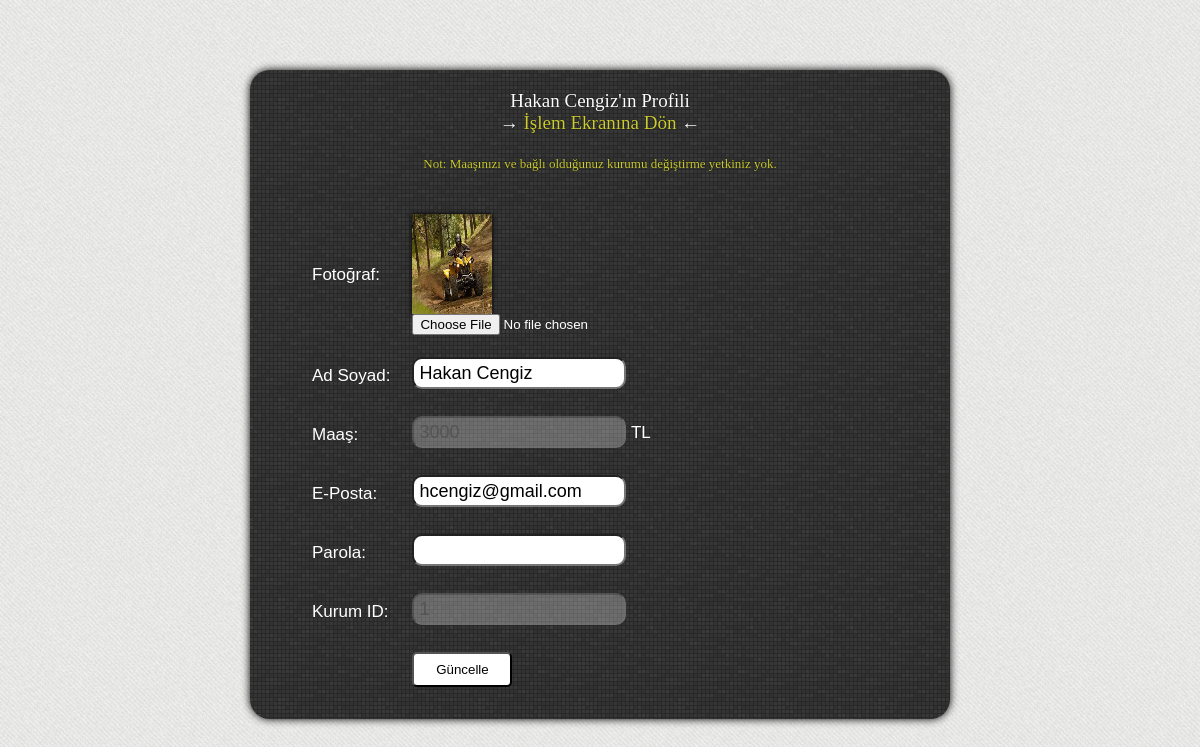
The app's page /mudur/profil.php (signed in) with its own data.
### tables this page shows
CREATE TABLE IF NOT EXISTS `tbl_mudur` (
  `id` int(11) NOT NULL AUTO_INCREMENT,
  `ad_soyad` varchar(250) NOT NULL,
  `maas` int(11) NOT NULL,
  `fotograf` varchar(250) NOT NULL,
  `eposta` varchar(250) NOT NULL,
  `sifre` varchar(250) NOT NULL,
  `kurum` int(11) NOT NULL,
  PRIMARY KEY (`id`),
  KEY `kurum` (`kurum`)
);

### mudur/profil.php (the view, shortened to what this page needs)
<!DOCTYPE html PUBLIC "-//W3C//DTD XHTML 1.0 Transitional//EN" "http://www.w3.org/TR/xhtml1/DTD/xhtml1-transitional.dtd">
<html xmlns="http://www.w3.org/1999/xhtml">
<head>
<link href="../css/style.css" rel="stylesheet" type="text/css" />
</head>
<body>
<div class="menu">
<?php
$mudur_eposta = $_SESSION['muduroturum'];
$uye_list=mysql_query("Select * from tbl_mudur where eposta='$mudur_eposta'");
while($yaz=mysql_fetch_array($uye_list))
{
?>
<div class="menu-baslik"><?php echo $yaz['ad_soyad']; ?>'ın Profili<br />
→<a style="color: #CC3;" href="index.php"> İşlem Ekranına Dön </a>←<br /><br />
<font size="-1" color="#CC3">Not: Maaşınızı ve bağlı olduğunuz kurumu değiştirme yetkiniz yok.</font></div>
<font color="#FFFFFF">
<form name="frm" action="profil.php" method="post" enctype="multipart/form-data">
<table cellpadding="10">
<tr>
<td>Fotoğraf:</td>
<td>
<img src="<?php echo $yaz['fotograf']; ?>" width="80" height="100" style="box-shadow:0 0 5px 0 #000000" /> <br />
<input type="file" name="resim" />
</td>
</tr>
<tr>
<td>Ad Soyad:</td><td><input type="text" name="adsoyad" class="textbox" value="<?php echo $yaz['ad_soyad']; ?>" /></td>
</tr>
<tr>
<td>Maaş:</td><td><input type="text" name="maas" class="textbox"  value="<?php echo $yaz['maas']; ?>" disabled /> TL</td>
</tr>
<tr>
<td>E-Posta:</td><td><input type="text" name="eposta" class="textbox"  value="<?php echo $yaz['eposta']; ?>" /></td>
</tr>
<tr>
<td>Parola:</td><td><input type="password" name="parola" class="textbox" /></td>
</tr>
<tr>
<td>Kurum ID:</td><td><input type="text" name="kurum" class="textbox"  value="<?php echo $yaz['kurum']; ?>" disabled /></td>
</tr>
<tr>
<td></td><td><input type="submit" value="Güncelle" class="buton" name="btn" /></td>
</tr>
</table>
</form>
</font>
<?php
}
?>
</div>
</body>
</html>

### css/style.css (style rules this page uses)
body { margin: 0px; padding: 0px; background: url(../resimler/site/bg.png); }
a { color: #000; text-decoration: none; }
.textbox { width: 200px; height: 18px; border-radius: 10px; font-size: 18px; padding: 5px; outline: none; transition: 0.3s; margin-bottom: 5px; }
.buton { width: 100px; height: 35px; background: #fff; cursor: pointer; border-radius: 5px; }
.menu { width: 600px; height: auto; padding: 20px 50px 20px 50px; box-shadow: 0px 0px 8px 0px #000000; margin: 70px auto 70px auto; border-radius: 20px; font-size: 17px; background: #fff url(../resimler/site/giris_kapsul_bg.png); font-family: Verdana, Geneva, sans-serif; }
.menu-baslik { text-align: center; font-family: Georgia, "Times New Roman", Times, serif; font-size: 19px; text-shadow: 0px 0px 1px #000; color: #FFF; margin-bottom: 30px; }

### records on screen
tbl_mudur: ad_soyad "Hakan Cengiz", fotograf (picture), adsoyad "Hakan Cengiz", maas "3000", eposta "hcengiz@gmail.com", kurum "1"
